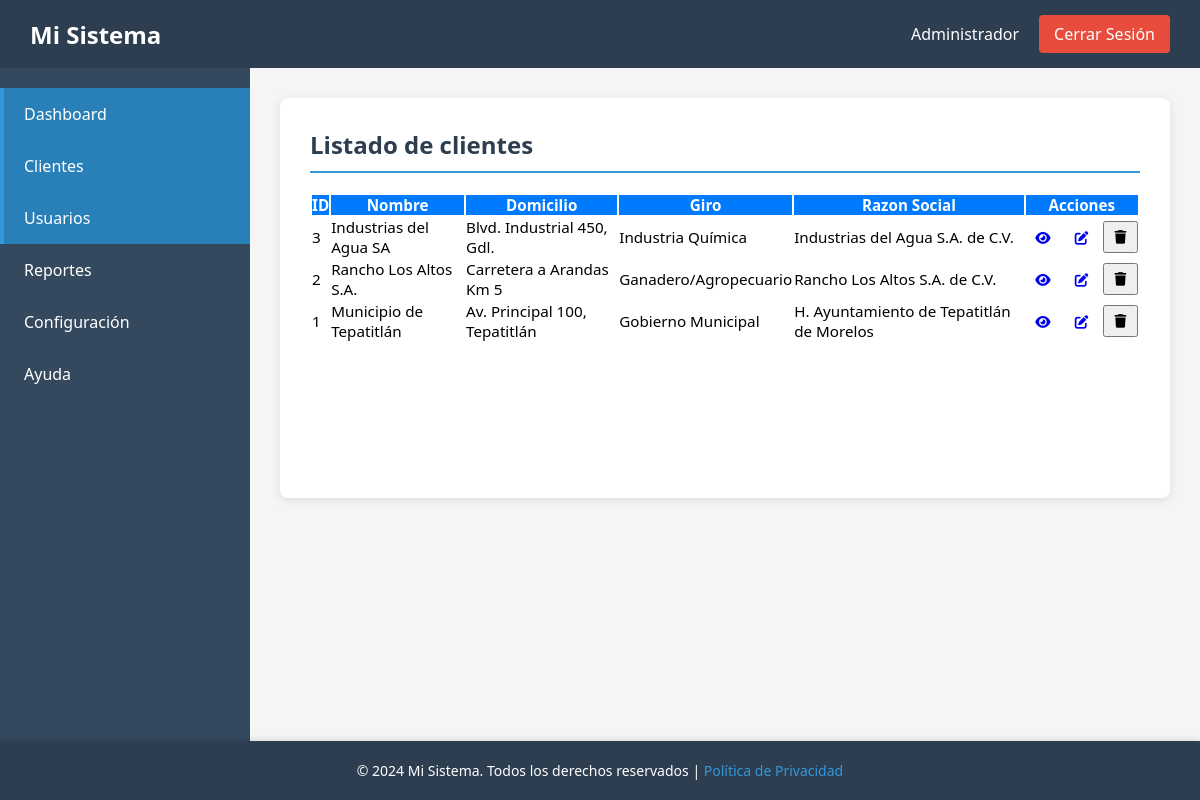
The page /clientes/index.php (signed in) on the database its author committed.
### tables this page shows
CREATE TABLE `clientes` (
  `id`           INT          NOT NULL AUTO_INCREMENT,
  `nombre`       VARCHAR(150) NOT NULL,
  `domicilio`    VARCHAR(255) DEFAULT '',
  `giro`         VARCHAR(100) DEFAULT '',
  `razon_social` VARCHAR(200) DEFAULT '',
  PRIMARY KEY (`id`)
);

### clientes/index.php (the view, shortened to what this page needs)
<?php
$userName = $_SESSION['user_name'] ?? 'Cliente';
require_once '../lib/conn.php';
$sql = "SELECT * FROM clientes ORDER BY id DESC";
$result = $conexion->query($sql);
$clientes = $result->fetch_all(MYSQLI_ASSOC);
?>
<!DOCTYPE html>
<html lang="es">
<head>
    <link href="https://cdnjs.cloudflare.com/ajax/libs/font-awesome/6.4.0/css/all.min.css" rel="stylesheet">
</head>
<body>
     <?php
     include ('../templates/header.php');
     ?>
    <div class="container">
             <?php
             include ('../templates/sidebar.php');
             ?>
        <main class="main-content">
            <div class="content-area">
                <h2>Listado de clientes</h2>
        <?php if (count($clientes) > 0): ?>
            <div class="table-responsive">
                <table class="table table-hover tabla-usuarios">
                    <thead>
                        <tr>
                            <th>ID</th>
                            <th>Nombre</th>
                            <th>Domicilio</th>
                            <th>Giro</th>
                            <th>Razon Social</th>
                            <th>Acciones</th>
                        </tr>
                    </thead>
                    <tbody>
                        <?php foreach ($clientes as $cliente): ?>
                            <tr>
                                <td><?php echo $cliente['id']; ?></td>
                                <td><?php echo htmlspecialchars($cliente['nombre']); ?></td>
                                <td><?php echo htmlspecialchars($cliente['domicilio']); ?></td>
                                <td><?php echo htmlspecialchars($cliente['giro']); ?></td>
                                <td><?php echo htmlspecialchars($cliente['razon_social']); ?></td>
                                <td>
                                    <div class="acciones">
                                        <a href="ver.php?id=<?php echo $cliente['id']; ?>" class="btn btn-info btn-sm">
                                            <i class="fas fa-eye"></i>
                                        </a>
                                        <a href="editar.php?id=<?php echo $cliente['id']; ?>" class="btn btn-warning btn-sm">
                                            <i class="fas fa-edit"></i>
                                        </a>
                                        <form method="POST" action="delete.php"
                                        onclick="return confirm('¿Estás seguro de que deseas eliminar este cliente?');">
                                            <button type="submit" class="btn btn-danger btn-sm"
                                                ><i class="fas fa-trash"></i></button>
                                        </form>
                                    </div>
                                </td>
                            </tr>
                        <?php endforeach; ?>
                    </tbody>
                </table>
            </div>
        <?php else: ?>
            <div class="alert alert-info text-center">
                <i class="fas fa-info-circle"></i> No hay clientes registrados
            </div>
        <?php endif; ?>
    </div>
            </div>
        <?php
        include ('../templates/footer.php');
        ?>
</body>
</html>

### templates/header.php
<header class="header">
    <h1>Mi Sistema</h1>
    <div class="user-menu">
        <div class="user-info">
            <span><?php echo htmlspecialchars($userName); ?></span>
        </div>
        <a href="logout.php" class="logout-btn">Cerrar Sesión</a>
    </div>
</header>

### templates/sidebar.php
<aside class="sidebar">
       <ul>
           <li><a href="http://localhost/mipagina/dasboard.php" class="active">Dashboard</a></li>
           <li><a href="http://localhost/mipagina/clientes/index.php" class="active">Clientes</a></li>
           <li><a href="http://localhost/mipagina/usuarios/index.php" class="active">Usuarios</a></li>
           <li><a href="reportes.php">Reportes</a></li>
           <li><a href="configuracion.php">Configuración</a></li>
           <li><a href="ayuda.php">Ayuda</a></li>
       </ul>
   </aside>

### templates/footer.php
<footer class="footer">
     <p>&copy; 2024 Mi Sistema. Todos los derechos reservados | <a href="#">Política de Privacidad</a></p>
 </footer>

### clientes/index.php (style rules this page uses)
* { margin: 0; padding: 0; box-sizing: border-box; }
body { font-family: 'Segoe UI', Tahoma, Geneva, Verdana, sans-serif; background-color: #f5f5f5; display: flex; flex-direction: column; min-height: 100vh; }
.header { background-color: #2c3e50; color: white; padding: 15px 30px; display: flex; justify-content: space-between; align-items: center; box-shadow: 0 2px 5px rgba(0,0,0,0.1); }
.header h1 { font-size: 24px; }
.user-menu { display: flex; align-items: center; gap: 20px; }
.user-info { display: flex; align-items: center; gap: 10px; }
.user-info span { font-weight: 500; }
.logout-btn { background-color: #e74c3c; color: white; border: none; padding: 8px 15px; border-radius: 4px; cursor: pointer; text-decoration: none; transition: background-color 0.3s; }
.container { display: flex; flex: 1; }
.sidebar { width: 250px; background-color: #34495e; color: white; padding: 20px 0; box-shadow: 2px 0 5px rgba(0,0,0,0.1); }
.sidebar ul { list-style: none; }
.sidebar li { margin: 0; }
.sidebar a { display: block; color: white; text-decoration: none; padding: 15px 20px; transition: background-color 0.3s, padding-left 0.3s; border-left: 4px solid transparent; }
.sidebar a.active { background-color: #2980b9; border-left-color: #3498db; }
.main-content { flex: 1; padding: 30px; background-color: #f5f5f5; }
.content-area { background-color: white; padding: 30px; border-radius: 8px; box-shadow: 0 2px 10px rgba(0,0,0,0.1); min-height: 400px; }
.content-area h2 { color: #2c3e50; margin-bottom: 20px; border-bottom: 2px solid #3498db; padding-bottom: 10px; }
.footer { background-color: #2c3e50; color: white; text-align: center; padding: 20px; margin-top: auto; box-shadow: 0 -2px 5px rgba(0,0,0,0.1); }
.footer p { margin: 0; font-size: 14px; }
.footer a { color: #3498db; text-decoration: none; }
.tabla-usuarios { font-size: 0.95rem; }
.tabla-usuarios thead { background-color: #007bff; color: white; }
.acciones { display: flex; gap: 5px; justify-content: center; }
.btn-sm { padding: 0.4rem 0.6rem; font-size: 0.85rem; }

### rows shown on the page
clientes: id "3", nombre "Industrias del Agua SA", domicilio "Blvd. Industrial 450, Gdl.", giro "Industria Química", razon_social "Industrias del Agua S.A. de C.V."
clientes: id "2", nombre "Rancho Los Altos S.A.", domicilio "Carretera a Arandas Km 5", giro "Ganadero/Agropecuario", razon_social "Rancho Los Altos S.A. de C.V."
clientes: id "1", nombre "Municipio de Tepatitlán", domicilio "Av. Principal 100, Tepatitlán", giro "Gobierno Municipal", razon_social "H. Ayuntamiento de Tepatitlán de Morelos"

### other values the page prints
$userName "Administrador"
